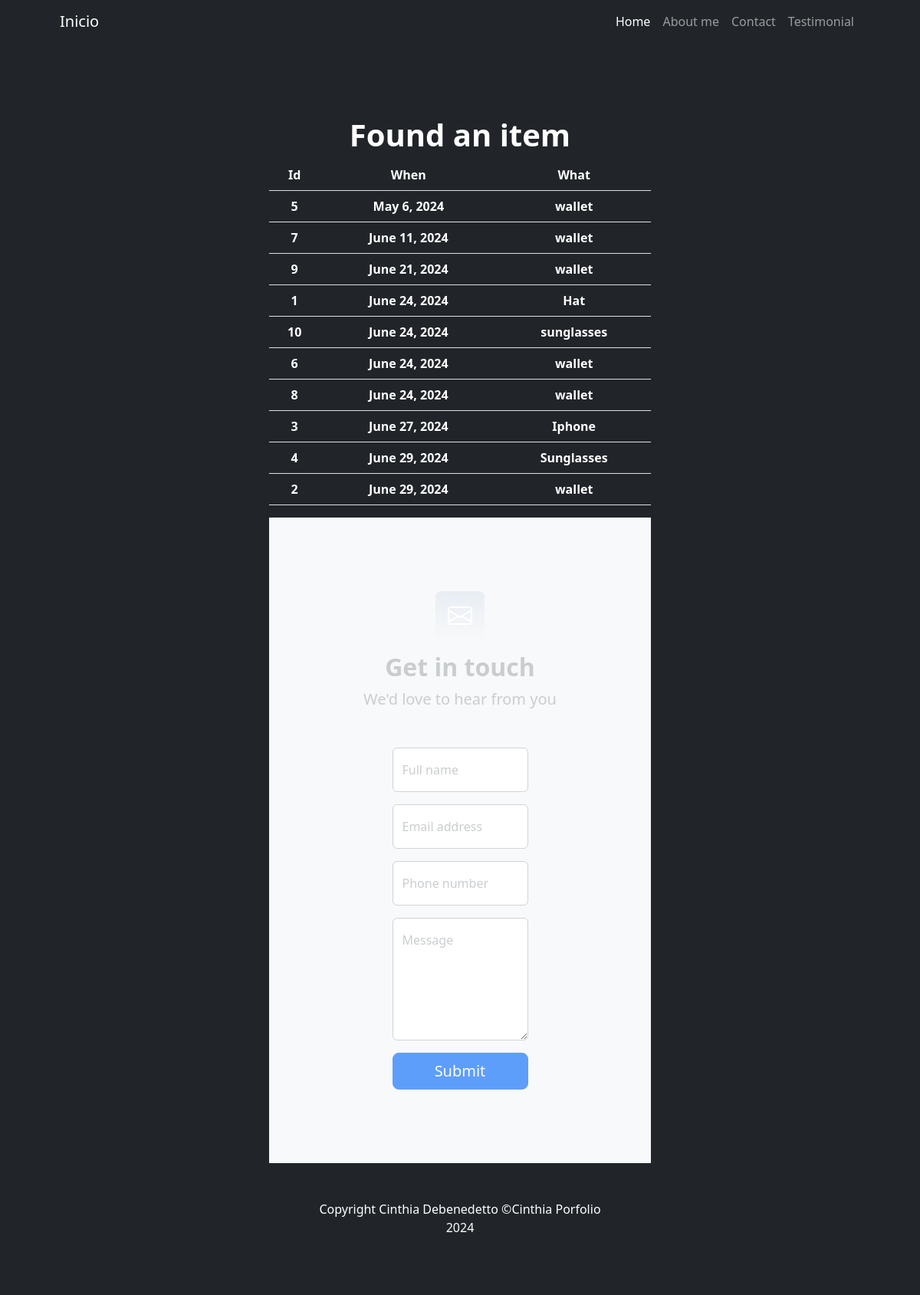
The app's page /ifound/ with its own data.
### busqueda/models.py (models this page shows, shortened)
class Ifound(models.Model):
    when = models.DateField(validators=[validate_past_date])
    what = models.CharField(max_length=60)
    where = models.CharField(max_length=60)
    color = models.CharField(max_length=50)
    model = models.CharField(max_length=60)
    size = models.CharField(max_length=60)
    return_owner = models.BooleanField(default=False)
    class Meta:
        verbose_name = "Found Property"
        verbose_name_plural = "Found Properties"
        ordering = ["when", "what"]

### busqueda/views.py (the view)
# urls.py: path('ifound/', ifound, name="ifound"),
def ifound(request):
    contexto = {"found": Ifound.objects.all()}
    return render(request, "busqueda/found.html", contexto)

### busqueda/templates/busqueda/found.html
{% extends "busqueda/index.html" %}
{% block titulo %}
<h1 class="display-10 fw-bolder text-white">Found an item</h1>
{% endblock titulo %}
{% block contenido %}
<table class="table" class="display-10 fw-bolder text-white">
    <thead class="display-10 fw-bolder text-white">
        <tr>
            <th>Id</th>
            <th>When</th>
            <th>What</th>
        </tr>
    </thead>
    <tbody class="display-10 fw-bolder text-white">
    {% for w in found  %}
        <tr class="display-10 fw-bolder text-white">
            <td>{{ w.id }}</td>
            <td>{{ w.when }}</td>
            <td>{{ w.what }}</td>
        </tr>
    {% endfor %}
    </tbody>
</table>
{% endblock contenido %}

### records on screen
Ifound: id "5", when "May 6, 2024", what "wallet"
Ifound: id "7", when "June 11, 2024", what "wallet"
Ifound: id "9", when "June 21, 2024", what "wallet"
Ifound: id "1", when "June 24, 2024", what "Hat"
Ifound: id "10", when "June 24, 2024", what "sunglasses"
Ifound: id "6", when "June 24, 2024", what "wallet"
Ifound: id "8", when "June 24, 2024", what "wallet"
Ifound: id "3", when "June 27, 2024", what "Iphone"
Ifound: id "4", when "June 29, 2024", what "Sunglasses"
Ifound: id "2", when "June 29, 2024", what "wallet"
